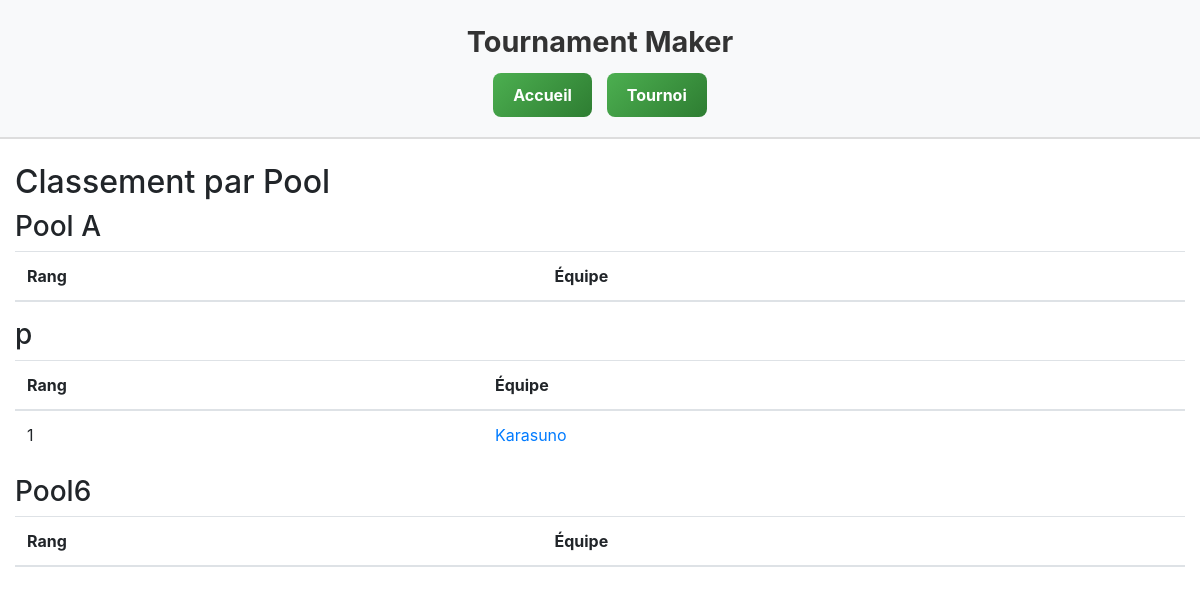
Before: /TournamentMaker/rankings/ with the older database file.
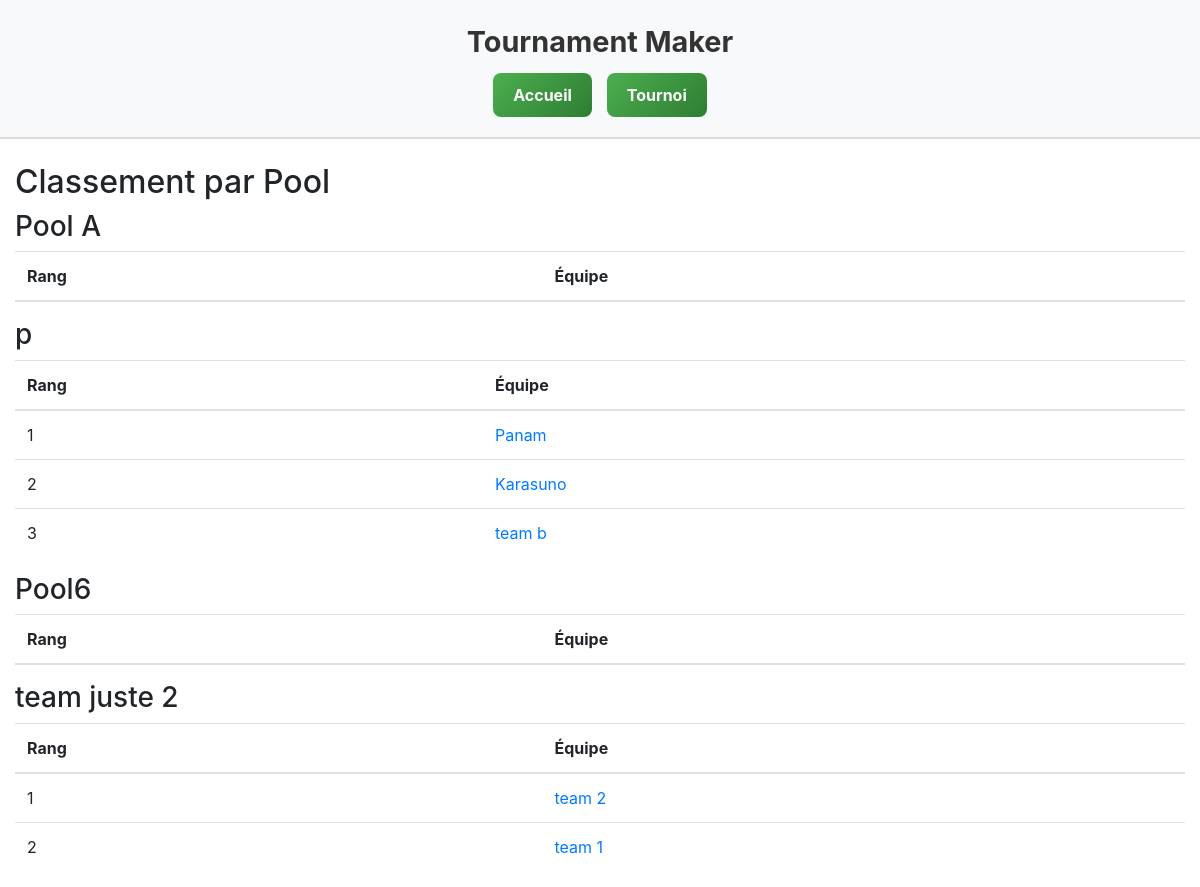
After: the same page with the newer database file.
### TournamentMaker/models.py (models this page shows, shortened)
class Pool(models.Model):
    name = models.CharField(max_length=50)
    max_size = models.PositiveIntegerField(default=4)
    teams = models.ManyToManyField('Team', blank=True, related_name='pools')

class Ranking(models.Model):
    team = models.OneToOneField(Team, on_delete=models.CASCADE)
    rank = models.PositiveIntegerField()

class Team(models.Model):
    name = models.CharField(max_length=100)
    tournament = models.ForeignKey(Tournament, on_delete=models.CASCADE, related_name='teams')

### TournamentMaker/views.py (the view)
# urls.py: path('rankings/', views.rankings_list, name='rankings_list'),
def rankings_list(request):
    pool_rankings = []
    for pool in Pool.objects.all():
        teams_in_pool = pool.teams.all()
        rankings = Ranking.objects.filter(team__in=teams_in_pool).select_related('team').order_by('rank')
        pool_rankings.append({
            'pool': pool,
            'rankings': rankings
        })
    return render(request, 'rankings.html', {'pool_rankings': pool_rankings})

### TournamentMaker/templates/rankings.html
{% extends "base_generic.html" %}
{% block content %}
  <h2>Classement par Pool</h2>
  {% if pool_rankings %}
    {% for item in pool_rankings %}
      <h3>{{ item.pool.name }}</h3>
      <table class="table">
        <thead>
          <tr>
            <th>Rang</th>
            <th>Équipe</th>
          </tr>
        </thead>
        <tbody>
          {% for ranking in item.rankings %}
            <tr>
              <td>{{ ranking.rank }}</td>
              <td>
                <a href="{% url 'team_detail' ranking.team.id %}">
                  {{ ranking.team.name }}
                </a>
              </td>
            </tr>
          {% endfor %}
        </tbody>
      </table>
    {% endfor %}
  {% else %}
    <p>Aucun classement disponible.</p>
  {% endif %}
{% endblock %}

### TournamentMaker/templates/base_generic.html (shortened to what this page needs)
<!doctype html>
<html lang="en">
  <head>
    <link
      rel="stylesheet"
      href="https://stackpath.bootstrapcdn.com/bootstrap/4.1.3/css/bootstrap.min.css"
 />
    {% load static %}
    <link rel="stylesheet" href="{% static 'css/styles.css' %}" />
  </head>
  <body>
    <div class="header-bar">
      <div class="header-title">Tournament Maker</div>
      <div class="nav-buttons">
        <a href="{% url 'home' %}" class="nav-button">Accueil</a>
        <a href="{% url 'index' %}" class="nav-button">Tournoi</a>
      </div>
    </div>
    <div class="container-fluid mt-4">
      <div class="row">
        <div class="col-sm-12">
          {% block content %} {% endblock %}
        </div>
      </div>
    </div>
  </body>
</html>

### TournamentMaker/static/css/styles.css (style rules this page uses)
.header-bar { background-color: #f8f9fa; padding: 20px; text-align: center; border-bottom: 2px solid #ddd; }
.header-title { font-size: 1.8rem; font-weight: bold; margin-bottom: 10px; color: #333; }
.nav-buttons { display: flex; justify-content: center; gap: 15px; flex-wrap: wrap; }
.nav-button { padding: 10px 20px; background: linear-gradient(135deg, #4CAF50, #2E7D32); color: white; text-decoration: none; border-radius: 8px; font-weight: bold; transition: background 0.3s ease, transform 0.1s ease; }

Changed rows visible on the page:
removed Ranking: rank "1", team.name "Karasuno", shown under Pool (number 2 of 4 on the later page)
added Ranking: rank "1", team.name "Panam", shown under Pool (number 2 of 4 on the later page)
added Ranking: rank "2", team.name "Karasuno", shown under Pool (number 2 of 4 on the later page)
added Ranking: rank "3", team.name "team b", shown under Pool (number 2 of 4 on the later page)
added Pool: pool.name "team juste 2"
added Ranking: rank "1", team.name "team 2", shown under "team juste 2"
added Ranking: rank "2", team.name "team 1", shown under "team juste 2"
